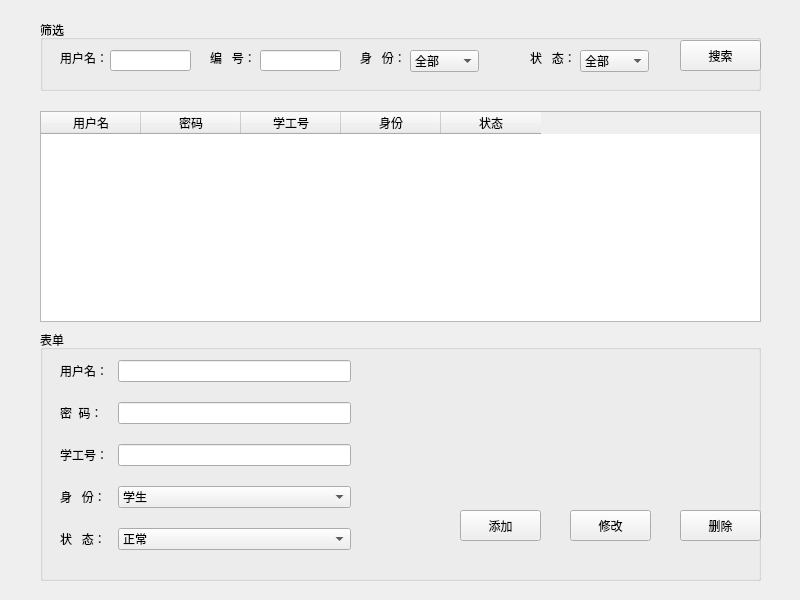
<?xml version="1.0" encoding="UTF-8"?>
<ui version="4.0">
 <class>Form</class>
 <widget class="QWidget" name="Form">
  <property name="geometry">
   <rect>
    <x>0</x>
    <y>0</y>
    <width>800</width>
    <height>600</height>
   </rect>
  </property>
  <property name="windowTitle">
   <string>用户管理</string>
  </property>
  <widget class="QTableWidget" name="UserTable">
   <property name="geometry">
    <rect>
     <x>40</x>
     <y>111</y>
     <width>721</width>
     <height>211</height>
    </rect>
   </property>
   <column>
    <property name="text">
     <string>用户名</string>
    </property>
   </column>
   <column>
    <property name="text">
     <string>密码</string>
    </property>
   </column>
   <column>
    <property name="text">
     <string>学工号</string>
    </property>
   </column>
   <column>
    <property name="text">
     <string>身份</string>
    </property>
   </column>
   <column>
    <property name="text">
     <string>状态</string>
    </property>
   </column>
  </widget>
  <widget class="QGroupBox" name="groupBox">
   <property name="geometry">
    <rect>
     <x>40</x>
     <y>20</y>
     <width>721</width>
     <height>71</height>
    </rect>
   </property>
   <property name="title">
    <string>筛选</string>
   </property>
   <widget class="QLabel" name="label">
    <property name="geometry">
     <rect>
      <x>20</x>
      <y>30</y>
      <width>53</width>
      <height>15</height>
     </rect>
    </property>
    <property name="text">
     <string>用户名：</string>
    </property>
   </widget>
   <widget class="QLineEdit" name="selectUname">
    <property name="geometry">
     <rect>
      <x>70</x>
      <y>30</y>
      <width>81</width>
      <height>21</height>
     </rect>
    </property>
   </widget>
   <widget class="QLabel" name="label_2">
    <property name="geometry">
     <rect>
      <x>170</x>
      <y>30</y>
      <width>53</width>
      <height>15</height>
     </rect>
    </property>
    <property name="text">
     <string>编   号：</string>
    </property>
   </widget>
   <widget class="QLineEdit" name="selectUid">
    <property name="geometry">
     <rect>
      <x>220</x>
      <y>30</y>
      <width>81</width>
      <height>21</height>
     </rect>
    </property>
   </widget>
   <widget class="QLabel" name="label_3">
    <property name="geometry">
     <rect>
      <x>320</x>
      <y>30</y>
      <width>53</width>
      <height>15</height>
     </rect>
    </property>
    <property name="text">
     <string>身   份：</string>
    </property>
   </widget>
   <widget class="QPushButton" name="searchSure">
    <property name="geometry">
     <rect>
      <x>640</x>
      <y>20</y>
      <width>81</width>
      <height>31</height>
     </rect>
    </property>
    <property name="text">
     <string>搜索</string>
    </property>
   </widget>
   <widget class="QLabel" name="label_4">
    <property name="geometry">
     <rect>
      <x>490</x>
      <y>30</y>
      <width>53</width>
      <height>15</height>
     </rect>
    </property>
    <property name="text">
     <string>状   态：</string>
    </property>
   </widget>
   <widget class="QComboBox" name="selectStatus">
    <property name="geometry">
     <rect>
      <x>540</x>
      <y>30</y>
      <width>69</width>
      <height>22</height>
     </rect>
    </property>
    <item>
     <property name="text">
      <string>全部</string>
     </property>
    </item>
    <item>
     <property name="text">
      <string>正常</string>
     </property>
    </item>
    <item>
     <property name="text">
      <string>冻结</string>
     </property>
    </item>
   </widget>
   <widget class="QComboBox" name="selectRole">
    <property name="geometry">
     <rect>
      <x>370</x>
      <y>30</y>
      <width>69</width>
      <height>22</height>
     </rect>
    </property>
    <item>
     <property name="text">
      <string>全部</string>
     </property>
    </item>
    <item>
     <property name="text">
      <string>学生 </string>
     </property>
    </item>
    <item>
     <property name="text">
      <string>管理员</string>
     </property>
    </item>
   </widget>
  </widget>
  <widget class="QGroupBox" name="groupBox_2">
   <property name="geometry">
    <rect>
     <x>40</x>
     <y>330</y>
     <width>721</width>
     <height>251</height>
    </rect>
   </property>
   <property name="title">
    <string>表单</string>
   </property>
   <widget class="QWidget" name="formLayoutWidget">
    <property name="geometry">
     <rect>
      <x>10</x>
      <y>20</y>
      <width>311</width>
      <height>221</height>
     </rect>
    </property>
    <layout class="QFormLayout" name="formLayout">
     <property name="horizontalSpacing">
      <number>10</number>
     </property>
     <property name="verticalSpacing">
      <number>20</number>
     </property>
     <property name="leftMargin">
      <number>10</number>
     </property>
     <property name="topMargin">
      <number>10</number>
     </property>
     <property name="rightMargin">
      <number>10</number>
     </property>
     <property name="bottomMargin">
      <number>10</number>
     </property>
     <item row="0" column="0">
      <widget class="QLabel" name="label_5">
       <property name="text">
        <string>用户名：</string>
       </property>
      </widget>
     </item>
     <item row="0" column="1">
      <widget class="QLineEdit" name="alterUname"/>
     </item>
     <item row="1" column="0">
      <widget class="QLabel" name="label_8">
       <property name="text">
        <string>密  码：</string>
       </property>
      </widget>
     </item>
     <item row="1" column="1">
      <widget class="QLineEdit" name="alterPassword"/>
     </item>
     <item row="2" column="0">
      <widget class="QLabel" name="label_6">
       <property name="text">
        <string>学工号：</string>
       </property>
      </widget>
     </item>
     <item row="2" column="1">
      <widget class="QLineEdit" name="alterUid"/>
     </item>
     <item row="3" column="0">
      <widget class="QLabel" name="label_7">
       <property name="text">
        <string>身   份：</string>
       </property>
      </widget>
     </item>
     <item row="3" column="1">
      <widget class="QComboBox" name="alterRole">
       <item>
        <property name="text">
         <string>学生</string>
        </property>
       </item>
       <item>
        <property name="text">
         <string>管理员</string>
        </property>
       </item>
      </widget>
     </item>
     <item row="4" column="0">
      <widget class="QLabel" name="label_9">
       <property name="text">
        <string>状   态：</string>
       </property>
      </widget>
     </item>
     <item row="4" column="1">
      <widget class="QComboBox" name="alterStatus">
       <item>
        <property name="text">
         <string>正常</string>
        </property>
       </item>
       <item>
        <property name="text">
         <string>冻结</string>
        </property>
       </item>
      </widget>
     </item>
    </layout>
   </widget>
   <widget class="QPushButton" name="alterSure">
    <property name="geometry">
     <rect>
      <x>530</x>
      <y>180</y>
      <width>81</width>
      <height>31</height>
     </rect>
    </property>
    <property name="text">
     <string>修改</string>
    </property>
   </widget>
   <widget class="QPushButton" name="deleteSure">
    <property name="geometry">
     <rect>
      <x>640</x>
      <y>180</y>
      <width>81</width>
      <height>31</height>
     </rect>
    </property>
    <property name="text">
     <string>删除</string>
    </property>
   </widget>
   <widget class="QPushButton" name="addSure">
    <property name="geometry">
     <rect>
      <x>420</x>
      <y>180</y>
      <width>81</width>
      <height>31</height>
     </rect>
    </property>
    <property name="text">
     <string>添加</string>
    </property>
   </widget>
  </widget>
 </widget>
 <resources/>
 <connections/>
</ui>
